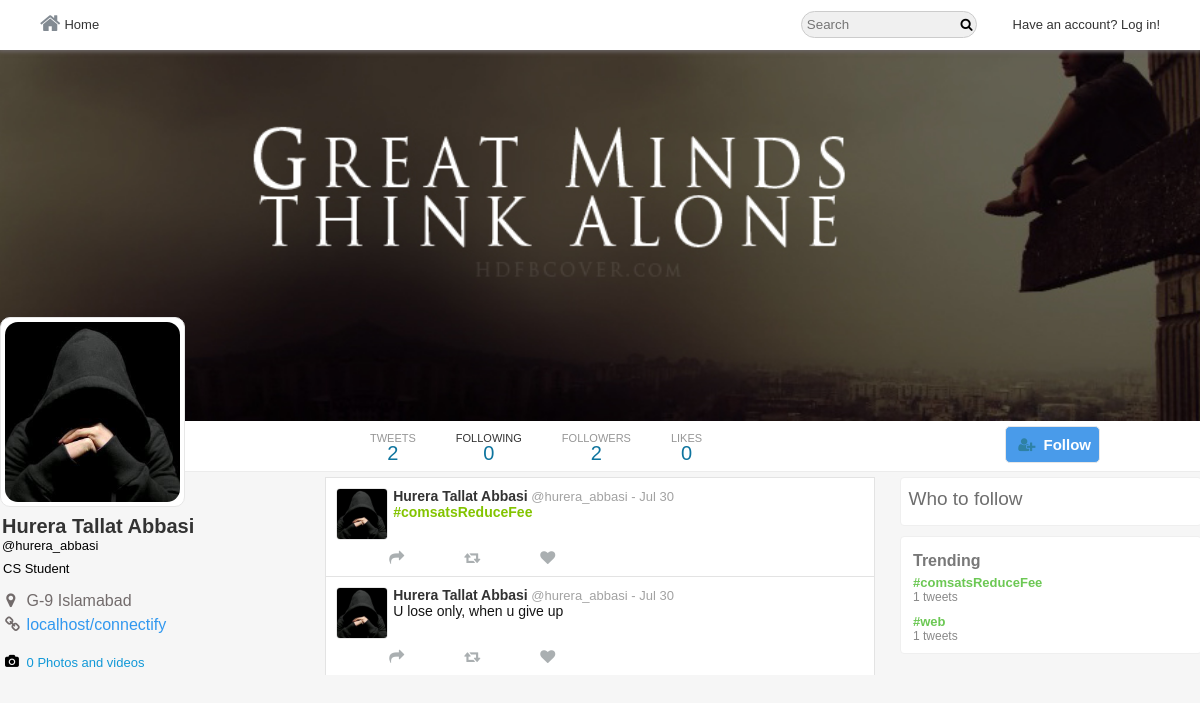
/profile.php?username=hurera_abbasi, run on the app's committed database.
### tables this page shows
CREATE TABLE `users` (
  `user_id` int(11) NOT NULL,
  `username` varchar(40) NOT NULL,
  `email` varchar(255) NOT NULL,
  `password` varchar(32) NOT NULL,
  `screenName` varchar(40) NOT NULL,
  `profileImage` varchar(255) NOT NULL,
  `profileCover` varchar(255) NOT NULL,
  `following` int(11) NOT NULL,
  `followers` int(11) NOT NULL,
  `bio` varchar(140) NOT NULL,
  `country` varchar(255) NOT NULL,
  `website` varchar(255) NOT NULL
);

CREATE TABLE `tweets` (
  `tweet_id` int(11) NOT NULL,
  `status` varchar(140) NOT NULL,
  `tweetBy` int(11) NOT NULL,
  `retweet_id` int(11) NOT NULL,
  `retweetBy` int(11) NOT NULL,
  `tweetImage` varchar(255) NOT NULL,
  `likesCount` int(11) NOT NULL,
  `retweetCount` int(11) NOT NULL,
  `postedOn` datetime NOT NULL,
  `retweetMsg` varchar(140) NOT NULL
);

CREATE TABLE `trends` (
  `trendID` int(11) NOT NULL,
  `hashtag` varchar(140) NOT NULL,
  `createdOn` datetime NOT NULL
);

### core/init.php (called while the page is built, shortened)
<?php
	include 'database/connection.php';
	include 'classes/user.php';
	include 'classes/tweet.php';
	include 'classes/follow.php';
	global $pdo;
	$getFromU = new User($pdo);
	$getFromT = new Tweet($pdo);
	$getFromF = new Follow($pdo);
?>

### core/classes/user.php (called while the page is built, shortened)
<?php
	class User{
		protected $pdo;
		function __construct($pdo){
			$this->pdo = $pdo;
		}
		public function checkInput($var){
			$var = htmlspecialchars($var);
			$var = trim($var);
			$var = stripcslashes($var);
			return $var;
		}
		public function userData($user_id){
			$stmt = $this->pdo->prepare("SELECT * FROM `users` WHERE `user_id` = :user_id");
			$stmt->bindValue(":user_id",$user_id,PDO::PARAM_INT);
			$stmt->execute();
			return $stmt->fetch(PDO::FETCH_OBJ);
		}
		public function loggedIn(){
			return (isset($_SESSION['user_id'])) ? true : false;
		}
		public function userIdByUsername($username){
			$stmt = $this->pdo->prepare("SELECT `user_id` FROM `users` WHERE `username` = :username");
			$stmt->bindValue(":username",$username,PDO::PARAM_STR);
			$stmt->execute();
			$user = $stmt->fetch(PDO::FETCH_OBJ);
			return $user->user_id;
		}
		public function timeAgo($datetime){
			$time = strtotime($datetime);
			$current = time();
			$seconds = $current - $time;
			$minutes = round($seconds/60);
			$hours = round($minutes/60);
			$months = round($seconds/2600640);
			if($seconds <= 60){
				if($seconds == 0){
					return ' - now';
				} else{
					return ' - '.$seconds.' seconds ago';
				}
			}
			else if($minutes <= 60){
				return ' - '.$minutes.' minutes ago';
			}
			else if($hours <= 24){
				return ' - '.$hours.' hours ago';
			}
			else if($months <= 12){
				return ' - '.date('M j', $time);
			}
			else{
				return ' - '.date('j M Y', $time);
			}
		}
	}
?>

### profile.php (the view, shortened to what this page needs)
<?php
	if(isset($_GET['username']) === true && empty($_GET['username']) === false){
		include 'core/init.php';
		$username = $getFromU->checkInput($_GET['username']);
		$profile_id = $getFromU->userIdByUserName($username);
		$profileData = $getFromU->userData($profile_id);
		$user_id = $_SESSION['user_id'];
		$user = $getFromU->userData($user_id);
	}
?>
<html>
	<head>
 		<link rel="stylesheet" href="assets/css/style-complete.css"/>
   		<link rel="stylesheet" href="https://cdnjs.cloudflare.com/ajax/libs/font-awesome/4.6.3/css/font-awesome.css"/>
    </head>
<body>
<div class="wrapper">
<div class="header-wrapper">
	<div class="nav-container">
    	<div class="nav">
		<div class="nav-left">
			<ul>
				<li><a href="home.php"><i class="fa fa-home" aria-hidden="true"></i>Home</a></li>
			</ul>
				</div>
		<div class="nav-right">
			<ul>
				<li>
					<input type="text" placeholder="Search" class="search"/>
					<i class="fa fa-search" aria-hidden="true"></i>
				</li>
				<?php if($getFromU->loggedIn() === true){?>
				<li class="hover"><label class="drop-label" for="drop-wrap1"><img src="<?php  echo 'http://localhost/Connectify/'.$user->profileImage;?>"/></label>
				<input type="checkbox" id="drop-wrap1">
				<div class="drop-wrap">
					<div class="drop-inner">
						<ul>
							<li><a href="<?php echo $user->username;?>"><?php echo $user->username;?></a></li>
							<li><a href="settings/account">Settings</a></li>
							<li><a href="./includes/logout.php">Log out</a></li>
						</ul>
					</div>
				</div>
				</li>
				<li><label for="pop-up-tweet" class="addTweetBtn">Tweet</label></li>
				<?php } else{
					echo '<li><a href="index.php">Have an account? Log in!</a></li>';
				}?>
			</ul>
		</div>
	</div>
	</div>
</div>
<div class="profile-cover-wrap">
<div class="profile-cover-inner">
	<div class="profile-cover-img">
		<img src="<?php echo $profileData->profileCover;?>"/>
	</div>
</div>
<div class="profile-nav">
 <div class="profile-navigation">
	<ul>
		<li>
		<div class="n-head">
			TWEETS
		</div>
		<div class="n-bottom">
		  <?php echo $getFromT->countTweets($profile_id);?>
		</div>
		</li>
		<li>
			<a href="<?php echo $profileData->username;?>/following">
				<div class="n-head">
					<a href="<?php echo $profileData->username;?>/following">FOLLOWING</a>
				</div>
				<div class="n-bottom">
					<span class="count-following"><?php echo $profileData->following;?></span>
				</div>
			</a>
		</li>
		<li>
		 <a href="<?php echo $profileData->username;?>/followers">
				<div class="n-head">
					FOLLOWERS
				</div>
				<div class="n-bottom">
					<span class="count-followers"><?php echo $profileData->followers;?></span>
				</div>
			</a>
		</li>
		<li>
			<a href="javascript: void(0);">
				<div class="n-head">
					LIKES
				</div>
				<div class="n-bottom">
					<?php echo $getFromT->countLikes($profile_id);?>
				</div>
			</a>
		</li>
	</ul>
	<div class="edit-button">
		<span>
			<?php
				echo $getFromF->followBtn($profile_id,$user_id,$profileData->user_id);
			?>
		</span>
	</div>
    </div>
</div>
</div>
<div class="in-wrapper">
 <div class="in-full-wrap">
   <div class="in-left">
     <div class="in-left-wrap">
	<div class="profile-info-wrap">
	 <div class="profile-info-inner">
		<div class="profile-img">
			<img src="<?php echo $profileData->profileImage;?>"/>
		</div>
		<div class="profile-name-wrap">
			<div class="profile-name">
				<a href="<?php echo $profileData->username;?>"><?php echo $profileData->screenName;?></a>
			</div>
			<div class="profile-tname">
				@<span class="username"><?php echo $profileData->username;?></span>
			</div>
		</div>
		<div class="profile-bio-wrap">
		 <div class="profile-bio-inner">
		    <?php echo $profileData->bio;?>
		 </div>
		</div>
<div class="profile-extra-info">
	<div class="profile-extra-inner">
		<ul>
		<?php if(!empty($profileData->country)){?>
			<li>
				<div class="profile-ex-location-i">
					<i class="fa fa-map-marker" aria-hidden="true"></i>
				</div>
				<div class="profile-ex-location">
					<?php echo $profileData->country;?>
				</div>
			</li>
		<?php }?>
		<?php if(!empty($profileData->website)){?>
			<li>
				<div class="profile-ex-location-i">
					<i class="fa fa-link" aria-hidden="true"></i>
				</div>
				<div class="profile-ex-location">
					<a href="<?php echo $profileData->website;?>" target="_blank"><?php echo $profileData->website;?></a>
				</div>
			</li>
		<?php }?>
		</ul>
	</div>
</div>
<div class="profile-extra-footer">
	<div class="profile-extra-footer-head">
		<div class="profile-extra-info">
			<ul>
				<li>
					<div class="profile-ex-location-i">
						<i class="fa fa-camera" aria-hidden="true"></i>
					</div>
					<div class="profile-ex-location">
						<a href="javascript: void(0);">0 Photos and videos </a>
					</div>
				</li>
			</ul>
		</div>
	</div>
</div>
	 </div>
	</div>
	</div>
  </div>
<div class="in-center">
	<div class="in-center-wrap">
	<?php
		$tweets = $getFromT->getUserTweets($profile_id);
		foreach($tweets as $tweet){
				$retweet = $getFromT->checkRetweet($user_id,$tweet->tweet_id);
				$user = $getFromU->userData($tweet->retweetBy);
				echo '<div class="all-tweet">
						<div class="t-show-wrap">
						  <div class="t-show-inner">
						  '.(($tweet->retweet_id === '$retweet["retweet_id"]' OR $tweet->retweet_id > 0) ? '
							<div class="t-show-banner">
								<div class="t-show-banner-inner">
									<span><i class="fa fa-retweet" aria-hidden="true"></i></span><span class = "t-h-c-dis"><a href="'.$user->username.'">@'.$user->username.'</a></span> Retweeted<b>&nbsp;'.$retweet["retweet_id"].'</b>
								</div>
							</div>' : '').'
							<div class="t-show-popup" data-tweet="'.$tweet->tweet_id.'">
								<div class="t-show-head">
									<div class="t-show-img">
										<img src="'.$tweet->profileImage.'"/>
									</div>
									<div class="t-s-head-content">
										<div class="t-h-c-name">
											<span><a href="'.$tweet->username.'">'.$tweet->screenName.'</a></span>
											<span>@'.$tweet->username.'</span>
											<span>'.$getFromU->timeAgo($tweet->postedOn).'</span>
										</div>
										<div class="t-h-c-dis">
											'.$getFromT->getTweetLinks($tweet->status).'
										</div>
									</div>
								</div>';
				echo '</div>
							<div class="t-show-footer">
								<div class="t-s-f-right">
									<ul>
										'.(($getFromU->loggedIn() === true) ? '
										<li><button><a href="javascript:"><i class="fa fa-share" aria-hidden="true"></i></a></button></li>
										<li>'.(($tweet->tweet_id === '$retweet["retweet_id"]' OR $user_id === '$retweet["retweet_id"]') ? '<button class="retweeted" data-tweet="'.$tweet->tweet_id.'" data-user="'.$tweet->tweetBy.'"><a href="javascript:"><i class="fa fa-retweet" aria-hidden="true"></i><span class="retweetsCount">'.$tweet->retweetCount.'</span></a></button>':'<button class="retweet" data-tweet="'.$tweet->tweet_id.'" data-user="'.$tweet->tweetBy.'"><a href="javascript:"><i class="fa fa-retweet" aria-hidden="true"></i><span class="retweetsCount">'.(($tweet->retweetCount > 0) ? $tweet->retweetCount : '').'</span></a></button>').'</li>
										<li>'.(('$likes["likeOn"]' === $tweet->tweet_id) ? '<button class="unlike-btn" data-tweet="'.$tweet->tweet_id.'" data-user="'.$tweet->tweetBy.'"><a href="javascript:"><i class="fa fa-heart" aria-hidden="true"></i><span class="likesCounter">'.$tweet->likesCount.'</span></a></button>' : '<button class="like-btn" data-tweet="'.$tweet->tweet_id.'" data-user="'.$tweet->tweetBy.'"><a href="javascript:"><i class="fa fa-heart-o" aria-hidden="true"></i><span class="likesCounter">'.(($tweet->likesCount > 0) ? $tweet->likesCount : '').'</span></a></button>' ).'</li>
											'.(($tweet->tweetBy === $user_id) ? '
											<li>
											<a href="javascript: void(0);" class="more"><i class="fa fa-ellipsis-h" aria-hidden="true"></i></a>
											<ul>
											  <li><label class="deleteTweet" data-tweet="'.$tweet->tweet_id.'">Delete Tweet</label></li>
											</ul>
											</li>' : '').'
											' : '<li><button><a href="javascript:"><i class="fa fa-share" aria-hidden="true"></i></a></button></li>
												  <li><button><a href="javascript:"><i class="fa fa-retweet" aria-hidden="true"></i></a></button></li>
												  <li><button><a href="javascript:"><i class="fa fa-heart" aria-hidden="true"></i></a></button></li>').'
									</ul>
								</div>
							</div>
						  </div>
						</div>
					  </div>';
			}
	?>
	</div>
</div>
<div class="in-right">
	<div class="in-right-wrap">
	      <?php $getFromF->whoToFollow($user_id,$profile_id);  ?>
	 	   <?php $getFromT->trends();   ?>
	</div>
</div>
		</div>
	</div>
 </div>
</body>
</html>

### core/classes/tweet.php (shortened to what this page needs)
 <?php
	class Tweet extends User {
		function __construct($pdo){
			$this->pdo = $pdo;
		}
		public function getUserTweets($user_id){
			$stmt = $this->pdo->prepare("SELECT * FROM `tweets` LEFT JOIN `users` ON `tweetBy` = `user_id` WHERE `tweetBy` = :user_id AND `retweet_id` = '0' OR `retweetBy` = :user_id");
			$stmt->bindValue(':user_id',$user_id,PDO::PARAM_INT);
			$stmt->execute();
			return $stmt->fetchAll(PDO::FETCH_OBJ);
		}
		public function getTweetLinks($tweet){
			$tweet = preg_replace("/(https?:\/\/)([\w]+.)([\w\.]+)/", "<a href='$0' target='_blank'>$0</a>", $tweet);
			$tweet = preg_replace("/#([\w]+)/","<a href='hashtag/$1'>$0</a>",$tweet);
			$tweet = preg_replace("/@([\w]+)/","<a href='$1'>$0</a>",$tweet);
			return $tweet;
		}
		public function countTweets($user_id){
			$stmt = $this->pdo->prepare("SELECT COUNT(`tweet_id`) AS `totalTweets` FROM `tweets` WHERE `tweetBy` = :user_id AND `retweet_id` = '0' OR `retweetBy` = :user_id");
			$stmt->bindValue(':user_id',$user_id,PDO::PARAM_INT);
			$stmt->execute();
			$count = $stmt->fetch(PDO::FETCH_OBJ);
			echo $count->totalTweets;
		}
		public function countLikes($user_id){
			$stmt = $this->pdo->prepare("SELECT COUNT(`like_id`) AS `totalLikes` FROM `likes` WHERE `likeBy` = :user_id");
			$stmt->bindValue(':user_id',$user_id,PDO::PARAM_INT);
			$stmt->execute();
			$count = $stmt->fetch(PDO::FETCH_OBJ);
			echo $count->totalLikes;
		}
		public function trends(){
			$stmt = $this->pdo->prepare("SELECT  *,COUNT(`tweet_id`) AS `tweetsCount` FROM `trends` INNER JOIN `tweets` ON `status` LIKE CONCAT('%#',`hashtag`,'%') or `retweetMsg` LIKE CONCAT('%#',`hashtag`,'%')  GROUP BY `hashtag` ORDER BY `tweet_id`");
			$stmt->execute();
			$trends = $stmt->fetchAll(PDO::FETCH_OBJ);
			echo '<div class="trend-wrapper"><div class="trend-inner"><div class="trend-title"><h3>Trending</h3></div>';
			foreach($trends as $trend){
				echo '<div class="trend-body">
						<div class="trend-body-content">
							<div class="trend-link">
								<a href="hashtag/'.$trend->hashtag.'">#'.$trend->hashtag.'</a>
							</div>
							<div class="trend-tweets">
								'.$trend->tweetsCount.' <span>tweets</span>
							</div>
						</div>
					  </div>';
			}
			echo '</div></div>';
		}
	}
?>

### core/classes/follow.php (shortened to what this page needs)
<?php
	class Follow extends User {
		function __construct($pdo){
			$this->pdo = $pdo;
		}
		public function checkFollow($profile_id,$user_id){
			$stmt = $this->pdo->prepare("SELECT * FROM `follow` WHERE `sender` = :user_id AND `receiver` = :profile_id");
			$stmt->bindValue(":user_id",$user_id,PDO::PARAM_INT);
			$stmt->bindValue(":profile_id",$profile_id,PDO::PARAM_INT);
			$stmt->execute();
			return $stmt->fetch(PDO::FETCH_ASSOC);
		}
		public function followBtn($profile_id,$user_id,$follow_id){
			$data = $this->checkFollow($profile_id,$user_id);
			if($this->loggedIn() === true){
				if($profile_id != $user_id){
					if('$data["receiver"]' == $profile_id){
						return "<button class='f-btn following-btn follow-btn' data-follow='$profile_id' data-profile='$follow_id'>Following</button>";
					} else{
						return "<button class='f-btn follow-btn' data-follow='$profile_id' data-profile='$follow_id'><i class='fa fa-user-plus'></i>Follow</button>";
					}
				} else{
					return "<button class='f-btn' onclick=location.href='profileEdit.php'>Edit Profile&nbsp;&nbsp;</button>";
				}
			} else{
				return "<button class='f-btn' onclick=location.href='index.php'><i class='fa fa-user-plus'></i>Follow</button>";
			}
		}
		public function whoToFollow($user_id,$profile_id){
			echo '<div class="follow-wrap"><div class="follow-inner"><div class="follow-title"><h3>Who to follow</h3></div>';
			echo '</div></div>';
		}
	}
?>

### data on the page
users: profileCover (picture), following "0", followers "2", profileImage (picture), screenName "Hurera Tallat Abbasi", username "hurera_abbasi", bio "CS Student", country "G-9 Islamabad", website "localhost/connectify"
tweets: users.profileImage (picture), users.screenName "Hurera Tallat Abbasi", users.username "hurera_abbasi", postedOn "- Jul 30", status "#comsatsReduceFee"
tweets: users.profileImage (picture), users.screenName "Hurera Tallat Abbasi", users.username "hurera_abbasi", postedOn "- Jul 30", status "U lose only, when u give up"
trends: hashtag "comsatsReduceFee", tweetsCount "1"
trends: hashtag "web", tweetsCount "1"

### other printed values
$count->totalTweets "2"
$count->totalLikes "0"
